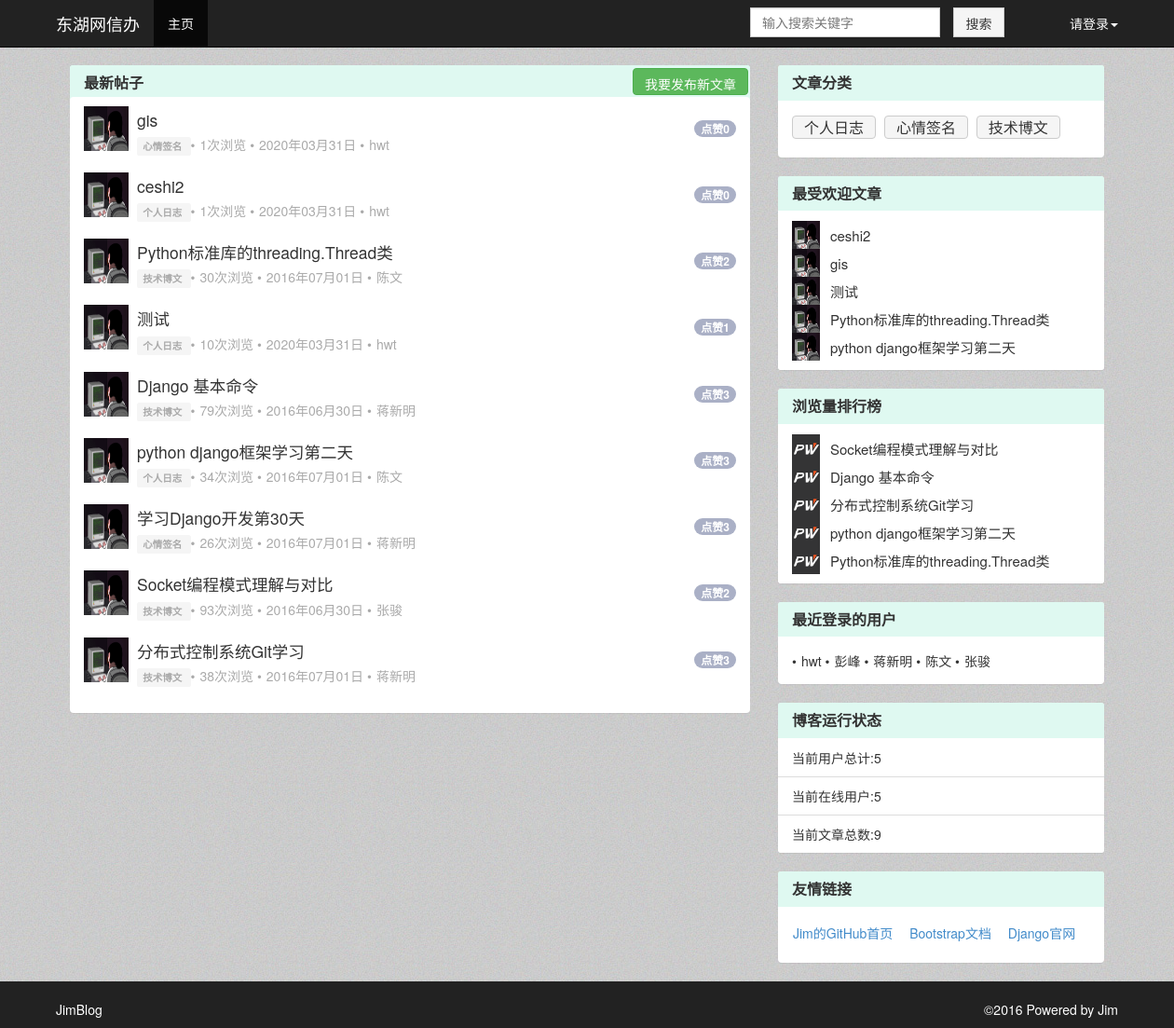
The page / on the database its author committed.
### BlogDemo/models.py (models this page shows, shortened)
class Article(models.Model):
	status_choice=(
		('d','draft'),
		('p','Published')
	)
	title = models.CharField(u'标题',max_length=70)
	body = models.TextField(u'正文')
	create_time = models.DateTimeField(u'创建时间',auto_now_add=True)
	last_modified_time = models.DateTimeField(u'最后修改时间',auto_now = True)
	status = models.CharField(u'文章状态',max_length=1,choices = status_choice)
	abstract = models.CharField(u'文章摘要',max_length=54,blank=True,null=True,help_text=u'可选，如若为空将摘取正文的前54个字符')
	views = models.PositiveIntegerField(u'浏览量',default=0)
	likes = models.PositiveIntegerField(u'点赞数',default=0)
	likes_user = models.ManyToManyField('User',verbose_name=u'点赞人',null=True,related_name='user_hit_likes')
	topped = models.BooleanField(u'置顶',default=False)
	auther = models.ForeignKey('User',verbose_name = u'作者',null=True,on_delete = models.SET_NULL)
	category = models.ForeignKey('Category',verbose_name=u'分类',null=True,on_delete = models.SET_NULL)
	class Meta:
		ordering = ['-last_modified_time']

class Category(models.Model):
	name = models.CharField(u'类名',max_length=20)
	create_time = models.DateTimeField(u'创建时间',auto_now_add=True)
	last_modified_time = models.DateTimeField(u'最后修改时间',auto_now = True)
	class Meta():
		ordering = ['-last_modified_time']

class User(models.Model):
	user_status=(
		('invisible',u'隐身'),
		('online',u'在线'),
		('offline',u'离线')
	)
	name = models.CharField(u'用户名',max_length=20)
	passwd = models.CharField(u'密码',max_length=20,null = True)
	email = models.EmailField(u'邮箱地址',max_length=256,default='huwt15@163.com')
	status = models.CharField(u'状态',max_length=10,choices = user_status,default='online')
	last_login_time = models.DateTimeField(u'最后一次登录时间',auto_now = True)
	class Meta():
		ordering = ['last_login_time']

### BlogDemo/views.py (the view)
# urls.py: path('',IndexView.as_view(template_name="index.html"),name='home_page') ,
class IndexView(ListView):
	context_object_name = "article_list"
	template_name = "index.html"
	def get_queryset(self):
		self.request.session["current_url"] = self.request.path#获取当前页面url存入session中，如果文章只是刷新页面,而页面不跳转，则阅读数不增加。
		if self.template_name == "category_list.html":
			article_list=Article.objects.filter(category=self.kwargs['cate_id'],status='p')#如果传入category_id则获取对应分类文章作为article_list
		else:
			article_list = Article.objects.filter(status = 'p')#如果不传入category_id则获取所有文章作为article_list
		for articles in article_list:
			articles.body = markdown2.markdown(articles.body)#文章body部分进行markdown渲染
		return article_list
	def get_context_data(self,**kwargs):
		new_comment_list = []
		try:
			kwargs['category_name']=Category.objects.get(id=self.kwargs['cate_id']).name
		except:
			pass
		try:
			user_name = self.request.session['username']
			user = get_object_or_404(User,name=user_name)
			new_comment_list = Comment.objects.filter(comment_reminder=user,comment_status="N")
		except 	KeyError:
			pass
		comment_count = len(new_comment_list)
		kwargs['comment_list_user'] = new_comment_list
		kwargs['comment_count_user'] = comment_count
		kwargs['latest_login_user']=User.objects.all().order_by('-last_login_time')[:5]
		kwargs['category_list']=Category.objects.all().order_by('name')
		kwargs['popular_article']=Article.objects.all().order_by('likes')[:5]
		kwargs['views_article']=Article.objects.all().order_by('-views')[:5]
		kwargs['user_count']=User.objects.all().count()
		kwargs['article_count']=Article.objects.all().count()
		return super(IndexView,self).get_context_data(**kwargs)

### BlogDemo/templatetags/paginate_tags.py (called while the page is built)
def get_right(current_page, right, num_pages):
    if current_page == num_pages:
        return []
    return [i + 1 for i in range(current_page, current_page + right - 1) if i < num_pages - 1]

### BlogDemo/templates/index.html (shortened to what this page needs)
{% extends "top.html"%}
{%block page-content%}
    <div id="wrap">
        <div class="container" id="main">
            <div class="col-md-8" id="left">
	{% load paginate_tags %}
    <div class="panel panel-default panel-amend">
        <div class="panel-heading panel-heading-amend">
            <h3 class="panel-title panel-title-margin">最新帖子</h3>
            <a class="btn btn-success create-article-btn" href="/article_create/">我要发布新文章</a>
        </div>
        {%for articles in article_list%}
            <div class="panel-body no-panel-body-padding">
                <div class="list-group">
                    <div class=" list-group-item list-group-item-margin list-topic-item border-less">
                        <span class="badge pull-right list-reply-count hidden-xs">点赞{{articles.likes_user.count}}</span>
                        <div class="row">
                            <div class="col-md-1 col-xs-2 col-sm-2" id="limit-width">
                                <a href="http://www.aeflt.net/user/center/display/?uid=1">
                                    <img class="avatar-middle" src="../static/7c93baa4-056c-11e6-8212-000c2919e245.jpg" title="admin">
                                </a>
                            </div>
                            <div class="col-xs-9 col-md-10 col-sm-9">
                                <h3 class="list-post-title"><a href="{% url 'article_detail_page' articles.pk %}" title="{{articles.title}}">{{articles.title}}</a></h3>
                                <p class="list-meta">
                                    <span class="label label-default list-meta-node">
                                        <a href="{% url 'article_detail_page' articles.pk %}">{{articles.category.name}}</a>
                                    </span>
                                    <span class="list-count">{{articles.views}}次浏览</span>
                                    <span class="list-time">{{articles.create_time|date:"Y年m月d日"}}</span>
                                    <span class="list-username">{{articles.auther.name}}</span>
                                </p>
                            </div>
                        </div>
                    </div>
                </div>
            </div>
			{%endfor%}
    </div>
            </div>
            <div class="col-md-4" id="right">
    <div class="panel panel-default panel-amend">
    <div class="panel-heading panel-heading-amend">
        <h3 class="panel-title">文章分类</h3>
    </div>
    <div class="panel-body">
        {%for category in category_list%}
            <a class="btn btn-default category_btn" href="{% url 'category_article_page' category.pk %}">{{category.name}}</a>
		{%endfor%}
    </div>
</div>
    <div class="panel panel-default panel-amend">
    <div class="panel-heading panel-heading-amend">
        <h3 class="panel-title">最受欢迎文章</h3>
    </div>
    <ul class="list-group">
                <li class="list-group-item">
				{%for article in popular_article%}
                    <div class="row row_min_height">
                        <a href="http://www.aeflt.net/user/center/display/?uid=1" class="recommend_topic"><img class="recommend_topic_img" src="../static/7c93baa4-056c-11e6-8212-000c2919e245.jpg" title="admin"></a>
                        <div class="recommend_topic_list">
                            <a href="{% url 'article_detail_page' article.pk %}" title="{{article.name}}">{{article.title}}</a>
                        </div>
                    </div>
				{%endfor%}
                </li>
    </ul>
</div>
    <div class="panel panel-default panel-amend">
    <div class="panel-heading panel-heading-amend">
        <h3 class="panel-title">浏览量排行榜</h3>
    </div>
     <ul class="list-group">
            <li class="list-group-item">
			{%for article in views_article%}
                <div class="row row_min_height">
                    <a href="http://www.aeflt.net/user/center/display/?uid=8" class="hot_topic"><img class="hot_topic_img" src="../static/default.jpg" title="潭州助理老师  瑾萱"></a>
                    <div class="hot_topic_list">
                        <a href="{% url 'article_detail_page' article.pk %}" title="{{article.title}}">{{article.title}}</a>
                    </div>
                </div>
			{%endfor%}
            </li>
    </ul>
</div>
    <div class="panel panel-default panel-amend">
    <div class="panel-heading panel-heading-amend">
        <h3 class="panel-title">最近登录的用户</h3>
    </div>
    <div class="panel-body">
	{%for users in latest_login_user%}
		<span class="list-username">{{users.name}}</span>
	{%endfor%}
    </div>
</div>
    <div class="panel panel-default panel-amend">
    <div class="panel-heading panel-heading-amend">
        <h3 class="panel-title">博客运行状态</h3>
    </div>
    <div class="list-group">
        <span class="list-group-item">当前用户总计:{{user_count}}</span>
		<span class="list-group-item">当前在线用户:{{user_count}}</span>
		<span class="list-group-item">当前文章总数:{{article_count}}</span>
    </div>
</div>
    <div class="panel panel-default panel-amend">
    <div class="panel-heading panel-heading-amend">
        <h3 class="panel-title">友情链接</h3>
    </div>
    <div class="panel-body">
            <a class="btn friendly_link" target="_blank" href="https://github.com/jimforit">Jim的GitHub首页</a>
            <a class="btn friendly_link" target="_blank" href="http://v3.bootcss.com/">Bootstrap文档</a>
            <a class="btn friendly_link" target="_blank" href="https://www.djangoproject.com/">Django官网</a>
    </div>
</div>
            </div>
        </div>
    </div>
    <footer class="footer-color nav-footer-color" id="footer">
        <div class="container clearfix">
            <div class="text-muted pull-left">
                   <p id="text-color">JimBlog</p>
            </div>
            <p class="muted credit pull-right" id="text-color">
                ©<time>2016</time> Powered by Jim
            </p>
        </div>
    </footer>
{%endblock%}

### BlogDemo/templates/top.html (shortened to what this page needs)
<!DOCTYPE html>
<html lang="zh-CN"><head><meta http-equiv="Content-Type" content="text/html; charset=UTF-8">
      <link href="../static/bootstrap.min.css" rel="stylesheet">
      <link href="../static/navbar-fixed-top.css" rel="stylesheet">
      <link href="../static/customize.css" rel="stylesheet">
	  <link rel="stylesheet" href="../static/dist/css/share.min.css" >
  </head>
  <body>
    <nav class="navbar navbar-inverse nav-footer-color navbar-fixed-top">
      <div class="container">
        <div class="navbar-header">
          <a class="navbar-brand" href="/home/" style="color:#fff">东湖网信办	</a>
        </div>
        <div id="navbar" class="navbar-collapse collapse">
          <ul class="nav navbar-nav">
              <li class="active"><a href="/home/">主页</a></li>
          </ul>
          <ul class="nav navbar-nav navbar-right">
              <form class="navbar-form navbar-left" role="search" method="get" action="/article_search/">
                    <div class="form-group">
                        <input type="text" id="search_key" name="search_key" class="form-control search_input" placeholder="输入搜索关键字" required="" oninvalid="setCustomValidity(&#39;搜索关键字不能为空!&#39;)" oninput="setCustomValidity(&#39;&#39;)">
                    </div>
                    <button type="submit" class="btn btn-default search_btn">搜索</button>
              </form>
              <li class="dropdown">
				{%if request.session.username %}
				<a href="/login/" id="text-color" class="dropdown-toggle " data-toggle="dropdown" role="button" aria-haspopup="true" aria-expanded="false">当前用户:{{request.session.username}}<span class="caret"></span></a>
				<ul class="dropdown-menu">
                    <li><a href="/logout/">注销</a></li>
                </ul>
				{%else%}
                <a href="/login/" id="text-color" class="dropdown-toggle " data-toggle="dropdown" role="button" aria-haspopup="true" aria-expanded="false">请登录<span class="caret"></span></a>
				{%endif%}
              </li>
          </ul>
        </div>
      </div>
    </nav>
    {%block page-content%}
	{%endblock%}
</body></html>

### BlogDemo/static/navbar-fixed-top.css (style rules this page uses)
body { min-height: 2000px; padding-top: 70px; }

### BlogDemo/static/customize.css (style rules this page uses)
a { text-decoration: none !important; }
.list-post-title, .list-meta { margin: 0px; }
.list-post-title { font-size: 125%; padding-top: 5px; margin-bottom: 7px; word-wrap: break-word; word-break: break-all; margin-left: 5px; }
.avatar-middle { width: 48px; height: 48px; }
.list-reply-count { margin-top: 15px; font-family: "Helvetica Neue", Helvetica, Arial, sans-serif; }
.label a { color: #F5F5F5; }
h3.list-post-title a { text-decoration: none; color: #333; }
.list-count::before, .list-time::before, .list-username::before, .list-reply-count-xs::before { content: '\2022'; margin-right: 5px; }
.list-meta { color: #aaa; margin-left: 5px; }
footer { padding-top: 20px; }
.list-time { color: #aaa }
* { margin:0;padding:0;list-style-type:none; }
a,img { border:0; }
html,body { background:#fff;font-size:14px;font-family:"microsoft yahei"; }
html, body { min-height: 0px; height: 100%; padding-top: 0px; }
#wrap { min-height: 130%; height: auto; margin-bottom: -50px; padding-bottom: 50px; background-image: url("/static/background-picture.png"); padding-top: 70px; min-width: 1250px; }
footer { height: 50px; background-color: #FEFEFE; min-width: 1250px; }
.panel-body { padding: 15px; }
.panel-body:before, .panel-body:after { display: table; content: " "; }
.panel-body:after { clear: both; }
.list-meta-node { background-color: #F5F5F5; }
.list-meta-node a { color: #AAA; }
.list-reply-count { background-color: #aab0c6; }
body { font-family: "WenQuanYi Micro Hei", "Microsoft YaHei", "Helvetica Neue", Helvetica, Arial, sans-serif; }
html, html a { -webkit-font-smoothing: antialiased; text-shadow: 1px 1px 1px rgba(0,0,0,0.004); }
.no-panel-body-padding { padding: 0px; }
.border-less { border: 0px; }
.list-group-item-margin { margin-bottom: -20px; margin-top: -20px; }
.panel-title-margin { margin-bottom: 15px; }
.footer-color { background-color: #222; }
#text-color { color: #fff; }
#main { width: 1170px !important; }
#left { width: 760px !important; float: left; }
#right { width: 380px !important; float: right; }
#limit-width { width: 52px; }
.create-article-btn { float: right; margin-top: -40px; margin-right: -13px; height: 29px; text-align: center; }
.hot_topic { width: 40px; height: 40px; margin-left: 15px; }
.hot_topic_img { width: 30px; height: 30px; }
.hot_topic_list { width: 270px; margin-left: 56px; margin-top: -25px; word-wrap:break-word; word-break:break-all; }
.hot_topic_list a { color: #333; font-size: 15px; }
.row_min_height { min-height: 30px; }
.recommend_topic { width: 40px; height: 40px; margin-left: 15px; }
.recommend_topic_img { width: 30px; height: 30px; }
.recommend_topic_list { width: 270px; margin-left: 56px; margin-top: -25px; word-wrap:break-word; word-break:break-all; }
.recommend_topic_list a { color: #333; font-size: 15px; margin-top: 10px; }
.friendly_link { padding-top: 1px; padding-left: 0px; }
.category_btn { height: 25px; padding-top: 1px; margin: 0px 5px 5px 0px; background-color: #f5f5f5; font-size: 16px; }
.panel-heading-amend { background-color: #DFF9F1 !important; border-color: #fff!important; }
.panel-heading h3 { font-weight: bold; }
.nav-footer-color { background-image: url(/static/img/navbar-picture.png); }
.search_input { width: 204px!important; margin-right: 10px; height: 32px; border-radius: 0px; }
.search_btn { width: 55px; margin-right: 40px; background-color: #f5f5f5; height: 32px; border-radius: 0px; }
.panel-amend { border: 0px !important; }

### rows shown on the page
Article: likes_user.count "0", title "gis", category.name "心情签名", views "1", create_time "2020年03月31日", auther.name "hwt"
Article: likes_user.count "0", title "ceshi2", category.name "个人日志", views "1", create_time "2020年03月31日", auther.name "hwt"
Article: likes_user.count "2", title "Python标准库的threading.Thread类", category.name "技术博文", views "30", create_time "2016年07月01日", auther.name "陈文"
Article: likes_user.count "1", title "测试", category.name "个人日志", views "10", create_time "2020年03月31日", auther.name "hwt"
Article: likes_user.count "3", title "Django 基本命令", category.name "技术博文", views "79", create_time "2016年06月30日", auther.name "蒋新明"
Article: likes_user.count "3", title "python django框架学习第二天", category.name "个人日志", views "34", create_time "2016年07月01日", auther.name "陈文"
Article: likes_user.count "3", title "学习Django开发第30天", category.name "心情签名", views "26", create_time "2016年07月01日", auther.name "蒋新明"
Article: likes_user.count "2", title "Socket编程模式理解与对比", category.name "技术博文", views "93", create_time "2016年06月30日", auther.name "张骏"
Article: likes_user.count "3", title "分布式控制系统Git学习", category.name "技术博文", views "38", create_time "2016年07月01日", auther.name "蒋新明"
Category: name "个人日志"
Category: name "心情签名"
Category: name "技术博文"
User: name "hwt"
User: name "彭峰"
User: name "蒋新明"
User: name "陈文"
User: name "张骏"

### other values the page prints
{{ user_count }} "5"
{{ article_count }} "9"
